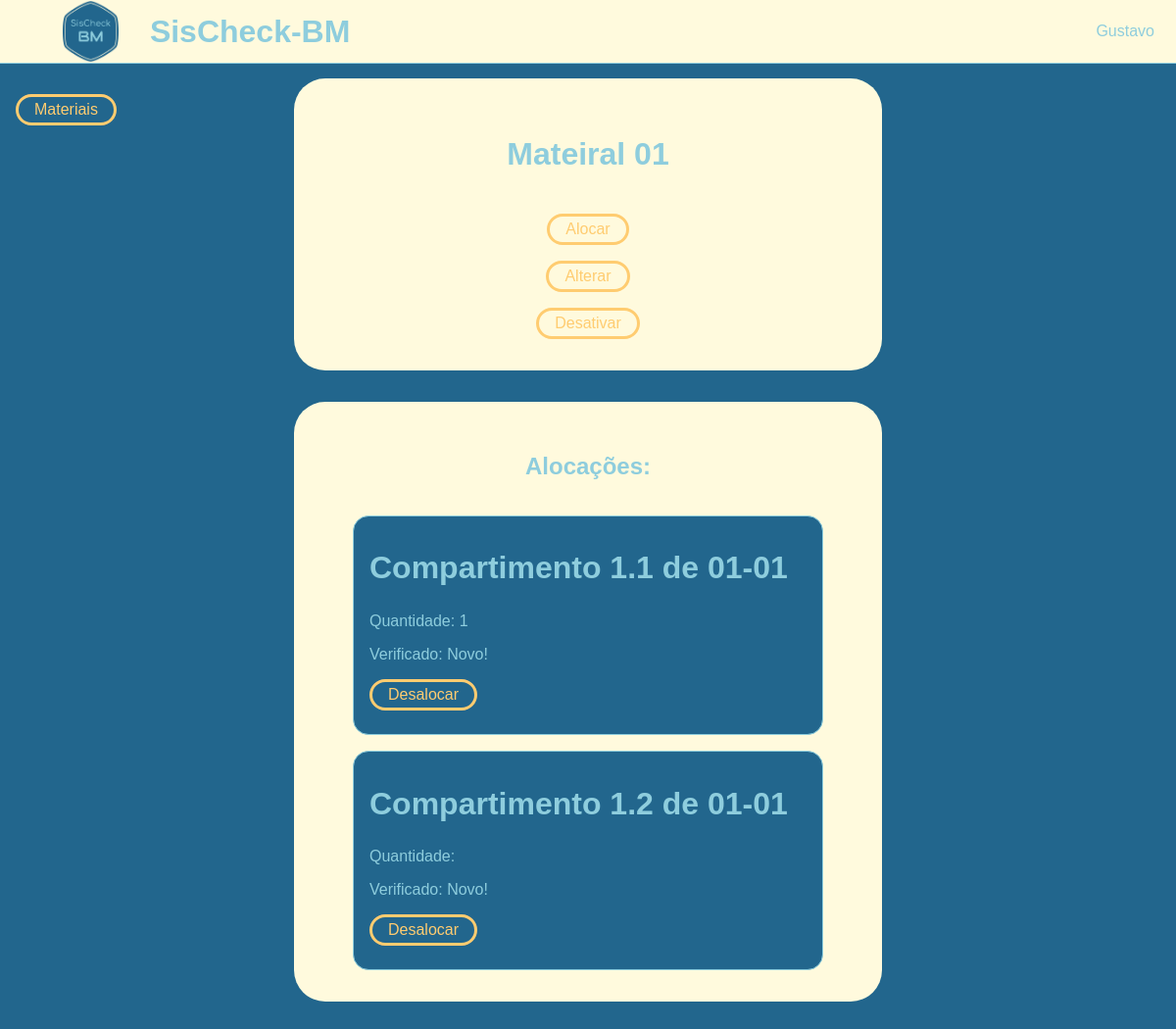
Page /materiais/dados.php?id=1 (signed in) on the committed database.
### tables this page shows
CREATE TABLE `material` (
  `id` int(11) NOT NULL,
  `descricao` varchar(250) NOT NULL,
  `status` varchar(10) NOT NULL DEFAULT 'ativo'
);

CREATE TABLE `materiais_no_veiculo` (
  `id` int(11) NOT NULL,
  `quantidade` int(11) DEFAULT NULL,
  `observacao` varchar(255) DEFAULT NULL,
  `status` varchar(10) NOT NULL DEFAULT 'ativo',
  `idCompartimento` int(11) NOT NULL,
  `idMaterial` int(11) NOT NULL
);

CREATE TABLE `compartimento` (
  `id` int(11) NOT NULL,
  `nome` varchar(50) NOT NULL,
  `idVeiculo` int(11) NOT NULL,
  `idCompartimento` int(11) DEFAULT NULL,
  `status` varchar(10) NOT NULL DEFAULT 'ativo'
);

CREATE TABLE `veiculo` (
  `id` int(11) NOT NULL,
  `prefixo` varchar(10) NOT NULL,
  `posfixo` varchar(10) NOT NULL,
  `placa` varchar(10) NOT NULL,
  `marca` varchar(50) NOT NULL,
  `modelo` varchar(50) NOT NULL,
  `status` varchar(10) NOT NULL DEFAULT 'ativo',
  `idSetor` int(11) NOT NULL
);

### materiais/dados.php (the view, shortened to what this page needs)
<?php
$idMaterial = $_GET["id"];
require_once("../conexao.php");
$sql = "SELECT * FROM material where id = $idMaterial";
$result = $conn->query($sql);
$material = $result->fetch_assoc();
$sql = "SELECT mnv.id, mnv.quantidade, c.nome as 'compartimento',
        v.prefixo as 'v_pref', v.posfixo as 'v_posf', ch.data_check as 'verificado'
        FROM materiais_no_veiculo as mnv
        LEFT JOIN material as m on m.id = mnv.idMaterial
        LEFT JOIN compartimento as c on c.id = mnv.idCompartimento
        LEFT JOIN veiculo as v on v.id = c.idVeiculo
        LEFT JOIN (
            SELECT idMateriais_no_veiculo, MAX(data_check) as max_data
            FROM check_mnv
            GROUP BY idMateriais_no_veiculo
        ) as max_ch ON mnv.id = max_ch.idMateriais_no_veiculo
        LEFT JOIN check_mnv as ch on ch.idMateriais_no_veiculo AND ch.data_check = max_ch.max_data
        WHERE m.id = $idMaterial AND mnv.status = 'ativo'
        GROUP BY mnv.id
        ORDER BY v.id, c.id";
$alocacoes = $conn->query($sql);
?>
<!DOCTYPE html>
<html>
<body>
  <?php require_once("../header.php") ?>
  <a class="button back-button" href="index.php">Materiais</a>
  <section>
    <main>
      <h1><?= $material['descricao'] ?></h1>
      <a class="button" href="alocar.php?id=<?= $idMaterial ?>">Alocar</a>
      <a class="button" href="alterar.php?id=<?= $idMaterial ?>">Alterar</a>
      <a class="button" href="desativar.php?id=<?= $material['id'] ?>" onclick="return confirm('Tem certeza de que deseja desativar?')">
        Desativar
      </a>
    </main>
    <div class="secondary-section">
      <h2>Alocações:</h2>
      <?php foreach ($alocacoes as $aloc) { ?>
        <div class="card">
          <h1><?= $aloc['compartimento'] ?> de <?= $aloc['v_pref'] . "-" . $aloc['v_posf'] ?></h1>
          <p>Quantidade: <?= $aloc['quantidade'] ?></p>
          <p>Verificado: <?= $aloc['verificado'] != null ? date('H:i - d/m/Y', strtotime($aloc['verificado'])) : 'Novo!' ?></p>
          <p>
            <a class="button" href="desalocar.php?id=<?=$aloc['id']?>">Desalocar</a>
          </p>
        </div>
      <?php } ?>
    </div>
  </section>
</body>
</html>

### styles.css (style rules this page uses)
:root { --color-secondary: #8ecddd; --color-light: #fffadd; --color-dark: #22668d; --color-alert: #ffcc70; }
* { font-family: Verdana, "Trebuchet MS", Arial, sans-serif; box-sizing: border-box; font-size: 16px; color: var(--color-secondary); text-decoration: none; }
h1 { font-size: 32px; }
h2 { font-size: 24px; }
body { background-color: var(--color-dark); margin: 0; padding: 0; min-height: 100vh; }
section { display: flex; flex-direction: column; align-items: center; justify-content: center; min-height: 80vh; padding-top: 10vh; }
main { display: flex; flex-direction: column; align-items: center; justify-content: center; gap: 1rem; background-color: var(--color-light); border-radius: 2rem; padding: 2rem; width: max(300px, 50vw); }
.secondary-section { display: flex; flex-direction: column; align-items: center; justify-content: center; gap: 1rem; background-color: var(--color-light); border-radius: 2rem; padding: 2rem; margin: 2rem; width: max(300px, 50vw); }
.button { display: flex; justify-content: center; align-items: center; color: var(--color-alert); background-color: transparent; border: var(--color-alert) 0.2rem solid; border-radius: 1rem; padding: 0 1rem; height: 2rem; }
.back-button { position: fixed; top: 12vh; left: 2vh; min-width: 5rem; }
.card { border: var(--color-secondary) 0.1rem solid; background-color: var(--color-dark); width: max(250px, 40vw); border-radius: 1rem; padding: 0.5rem 1rem; }
.card p { display: flex; align-items: center; justify-content: space-between; }

### rows in the picture
material: descricao "Mateiral 01"
materiais_no_veiculo: idCompartimento.nome "Compartimento 1.1", veiculo.prefixo "01", veiculo.posfixo "01", quantidade "1"
materiais_no_veiculo: idCompartimento.nome "Compartimento 1.2", veiculo.prefixo "01", veiculo.posfixo "01"

### other values in the picture
$usuario['nome'] "Gustavo"
